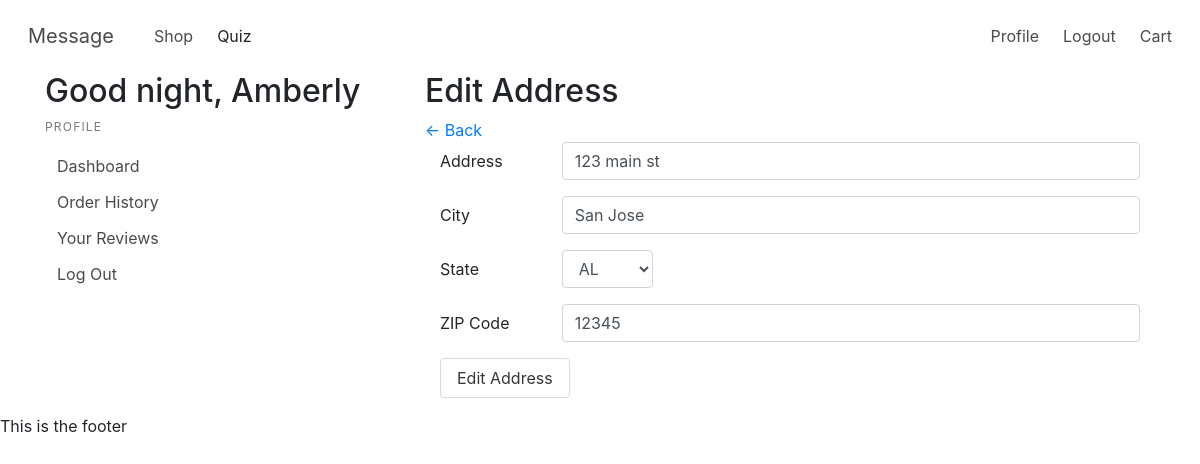
Screenshot of /profile/address (signed in) with the database file from the repository.
### models.py (models this page shows, shortened)
class User(UserMixin, Model):
    fname = CharField()
    lname = CharField()
    email = CharField(unique=True)
    password = CharField(max_length=100)
    street_address = CharField(default="")
    city = CharField(default="")
    state = CharField(default="")
    postal_code = CharField(default="")
    join_date = DateTimeField(default=datetime.datetime.now())
    class Meta:
        database = DATABASE

### app.py (the view, shortened to what this page needs)
@app.route('/profile/address', methods=["GET", "POST"])
@login_required
def edit_address():
    user = current_user
    current_hour = datetime.datetime.now().hour
    greeting = time_of_day(current_hour)
    form = forms.EditAddressForm()
    return render_template("editAddress.html", form=form, user=user, greeting=greeting)

### app.py (called while the page is built)
@login_manager.user_loader
def load_user(userid):
    try:
        return models.User.get(models.User.id == userid)
    except models.DoesNotExist:
        return None

@app.before_request
def before_request():
    g.db = models.DATABASE
    g.db.connect()
    g.user = current_user

@app.after_request
def after_request(response):
    g.db.close()
    return response

def time_of_day(hour):
    return (
        "morning" if 5 <= hour <= 11
        else
        "afternoon" if 12 <= hour <= 17
        else
        "evening" if 18 <= hour <= 22
        else
        "night"
    )

### templates/editAddress.html (shortened to what this page needs)
{% extends "profile.html" %}
{% from "macros.html" import field_error %}
{% block profile %}
<h2>Edit Address</h2>
<a href="/profile">&#8592; Back</a>
<div class="container">
<form method="POST" action="" class="form form-group">
    <div class="form-group row">
        {{form.street_address.label(class="col-sm-2 col-form-label")}}
        <div class="col-sm-10">
            {{form.street_address(value=user.street_address, class="form-control")}}
        </div>
    </div>
    <div class="form-group row">
        {{form.city.label(class="col-sm-2 col-form-label")}}
        <div class="col-sm-10">
            {{form.city(value=user.city, class="form-control")}}
        </div>
    </div>
    <div class="form-group row">
        {{form.state.label(class="col-sm-2 col-form-label")}}
        <div class="col-sm-2">
            {{form.state(value=user.state, class="form-control")}}
        </div>
    </div>
    <div class="form-group row">
        {{form.postal_code.label(class="col-sm-2 col-form-label")}}
        <div class="col-sm-10">
            {{form.postal_code(value=user.postal_code, class="form-control")}}
        </div>
    </div>
    <button class="button" type="submit">Edit Address</button>
</form>
</div>
{% endblock %}

### templates/profile.html
{% extends 'layout.html' %}
{% block content %}
<div class="container">
    <div class="row">
        <div class="col-sm-4">
            <h2> Good {{greeting}}, {{user.fname}}</h2>
            <aside class="menu">
                <p class="menu-label">
                    Profile
                </p>
                <ul class="menu-list">
                    <li><a href="{{url_for('profile')}}">Dashboard</a></li>
                    <li><a href="{{url_for('order_history')}}">Order History</a></li>
                    <li><a href="{{url_for('reviews')}}">Your Reviews</a></li>
                    <li><a href="{{url_for('logout')}}">Log Out</a></li>
                </ul>
            </aside>
        </div>
        <div class="col-sm-8">
                {% block profile %}
                {% endblock %}
        </div>
    </div>
</div>
{% endblock %}

### rows the page displays
User: fname "Amberly", street_address "123 main st", city "San Jose", state "AL", postal_code "12345"

### other values shown
{{ greeting }} "night"
